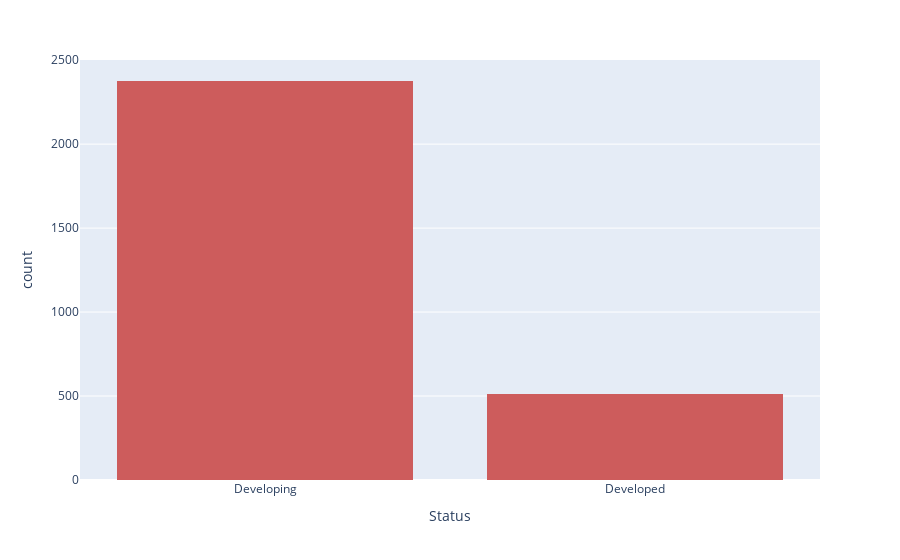

The cell this chart's notebook holds for it:
### Code cell
plt.figure(figsize=(10,8))
px.histogram(df, x="Status", color_discrete_sequence=['indianred'])

### Figure 1 — Plotly figure (JSON) as saved in the notebook; plotly's stock layout.template omitted (floating-point values rounded to 4 significant figures; data arrays with more than 128 entries replaced by an {"elided": "..."} marker saying what was removed)
{"data": [{"alignmentgroup": "True", "bingroup": "x", "hovertemplate": "Status=%{x}<br>count=%{y}<extra></extra>", "legendgroup": "", "marker": {"color": "indianred"}, "name": "", "offsetgroup": "", "orientation": "v", "showlegend": false, "type": "histogram", "x": {"elided": "2888 str values"}, "xaxis": "x", "yaxis": "y"}], "layout": {"barmode": "relative", "legend": {"tracegroupgap": 0}, "margin": {"t": 60}, "xaxis": {"anchor": "y", "domain": [0, 1], "title": {"text": "Status"}}, "yaxis": {"anchor": "x", "domain": [0, 1], "title": {"text": "count"}}}}
